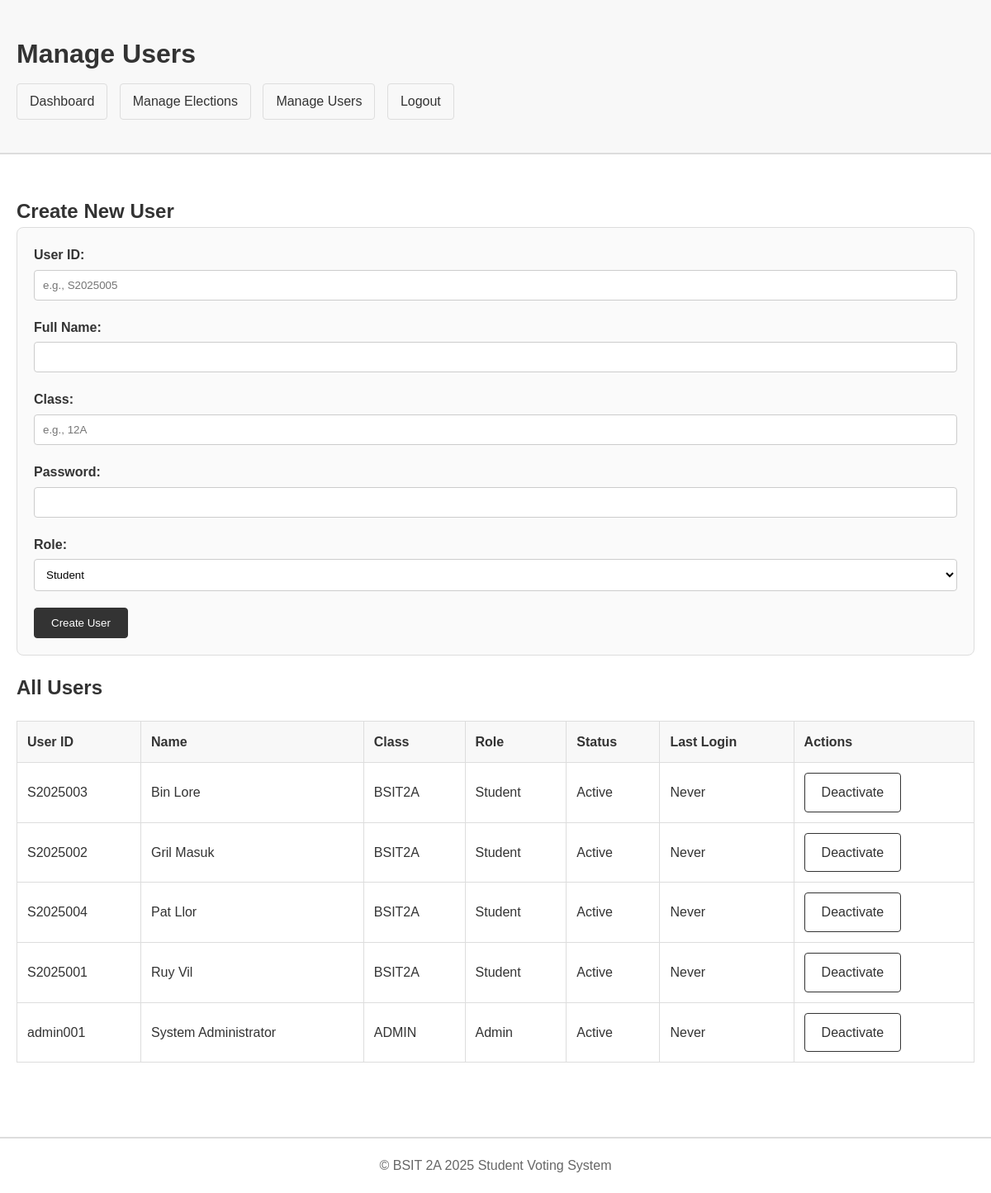
Page /admin_users.php (signed in) on the committed database.
### tables this page shows
CREATE TABLE users (
    user_id VARCHAR(20) PRIMARY KEY,
    name VARCHAR(100) NOT NULL,
    class VARCHAR(50) NOT NULL,
    password_hash VARCHAR(255) NOT NULL,
    role ENUM('student', 'admin') DEFAULT 'student',
    is_active BOOLEAN DEFAULT TRUE,
    created_at TIMESTAMP DEFAULT CURRENT_TIMESTAMP,
    last_login TIMESTAMP NULL,
    INDEX idx_class (class),
    INDEX idx_role (role)
);

### admin_users.php (the view, shortened to what this page needs)
<?php
$conn = getDBConnection();
$users_query = "SELECT * FROM users ORDER BY role, name";
$users_result = $conn->query($users_query);
?>
<!DOCTYPE html>
<html lang="en">
<head>
    <link rel="stylesheet" href="style.css">
</head>
<body>
    <header>
        <div class="container">
            <h1>Manage Users</h1>
            <nav>
                <a href="admin_dashboard.php">Dashboard</a>
                <a href="admin_elections.php">Manage Elections</a>
                <a href="admin_users.php">Manage Users</a>
                <a href="logout.php">Logout</a>
            </nav>
        </div>
    </header>
    <div class="container">
        <h2>Create New User</h2>
        <div class="card">
            <form method="POST" action="">
                <div class="form-group">
                    <label for="user_id">User ID:</label>
                    <input type="text" id="user_id" name="user_id" required placeholder="e.g., S2025005">
                </div>
                <div class="form-group">
                    <label for="name">Full Name:</label>
                    <input type="text" id="name" name="name" required>
                </div>
                <div class="form-group">
                    <label for="class">Class:</label>
                    <input type="text" id="class" name="class" required placeholder="e.g., 12A">
                </div>
                <div class="form-group">
                    <label for="password">Password:</label>
                    <input type="password" id="password" name="password" required>
                </div>
                <div class="form-group">
                    <label for="role">Role:</label>
                    <select id="role" name="role" required>
                        <option value="student">Student</option>
                    </select>
                </div>
                <button type="submit" name="create_user">Create User</button>
            </form>
        </div>
        <h2 class="mt-20">All Users</h2>
        <table>
            <thead>
                <tr>
                    <th>User ID</th>
                    <th>Name</th>
                    <th>Class</th>
                    <th>Role</th>
                    <th>Status</th>
                    <th>Last Login</th>
                    <th>Actions</th>
                </tr>
            </thead>
            <tbody>
                <?php while ($user = $users_result->fetch_assoc()): ?>
                <tr>
                    <td><?php echo htmlspecialchars($user['user_id']); ?></td>
                    <td><?php echo htmlspecialchars($user['name']); ?></td>
                    <td><?php echo htmlspecialchars($user['class']); ?></td>
                    <td><?php echo ucfirst($user['role']); ?></td>
                    <td><?php echo $user['is_active'] ? 'Active' : 'Inactive'; ?></td>
                    <td><?php echo $user['last_login'] ? date('Y-m-d H:i', strtotime($user['last_login'])) : 'Never'; ?></td>
                    <td>
                        <a href="?toggle=1&id=<?php echo urlencode($user['user_id']); ?>" class="btn btn-secondary">
                            <?php echo $user['is_active'] ? 'Deactivate' : 'Activate'; ?>
                        </a>
                    </td>
                </tr>
                <?php endwhile; ?>
            </tbody>
        </table>
    </div>
    <footer>
        <p>&copy; BSIT 2A 2025 Student Voting System</p>
    </footer>
</body>
</html>

### style.css (style rules this page uses)
* { margin: 0; padding: 0; box-sizing: border-box; }
body { font-family: Arial, sans-serif; background-color: #ffffff; color: #333; line-height: 1.6; }
.container { max-width: 1200px; margin: 0 auto; padding: 20px; }
header { background-color: #f8f8f8; border-bottom: 2px solid #ddd; padding: 20px 0; margin-bottom: 30px; }
header h1 { color: #333; }
nav { margin-top: 10px; }
nav a { color: #333; text-decoration: none; padding: 8px 15px; margin-right: 10px; border: 1px solid #ddd; border-radius: 4px; display: inline-block; }
.form-group { margin-bottom: 20px; }
label { display: block; margin-bottom: 5px; font-weight: bold; color: #333; }
input[type="text"], input[type="password"], textarea, select { width: 100%; padding: 10px; border: 1px solid #ccc; border-radius: 4px; background-color: #fff; }
button, .btn { padding: 10px 20px; border: 1px solid #333; border-radius: 4px; background-color: #333; color: #fff; cursor: pointer; text-decoration: none; display: inline-block; }
.btn-secondary { background-color: #fff; color: #333; border: 1px solid #333; }
table { width: 100%; border-collapse: collapse; margin: 20px 0; background-color: #fff; }
th, td { padding: 12px; text-align: left; border: 1px solid #ddd; }
th { background-color: #f8f8f8; font-weight: bold; }
.card { border: 1px solid #ddd; border-radius: 8px; padding: 20px; margin-bottom: 20px; background-color: #fafafa; }
footer { margin-top: 50px; padding: 20px 0; border-top: 2px solid #ddd; text-align: center; color: #666; }
.mt-20 { margin-top: 20px; }

### rows in the picture
users: user_id "S2025003", name "Bin Lore", class "BSIT2A", role "Student", is_active "Active", shows "Never"
users: user_id "S2025002", name "Gril Masuk", class "BSIT2A", role "Student", is_active "Active", shows "Never"
users: user_id "S2025004", name "Pat Llor", class "BSIT2A", role "Student", is_active "Active", shows "Never"
users: user_id "S2025001", name "Ruy Vil", class "BSIT2A", role "Student", is_active "Active", shows "Never"
users: user_id "admin001", name "System Administrator", class "ADMIN", role "Admin", is_active "Active", shows "Never"
